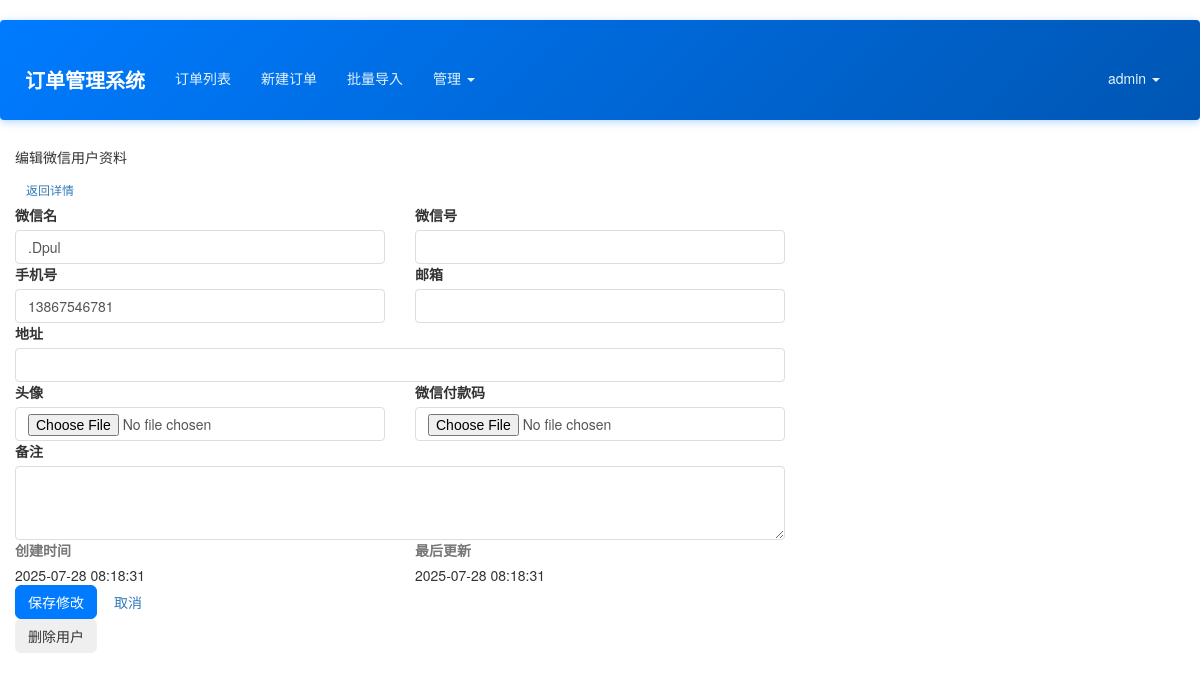
The page /admin/wechat-user/edit/15 (signed in) on the database as committed earlier.
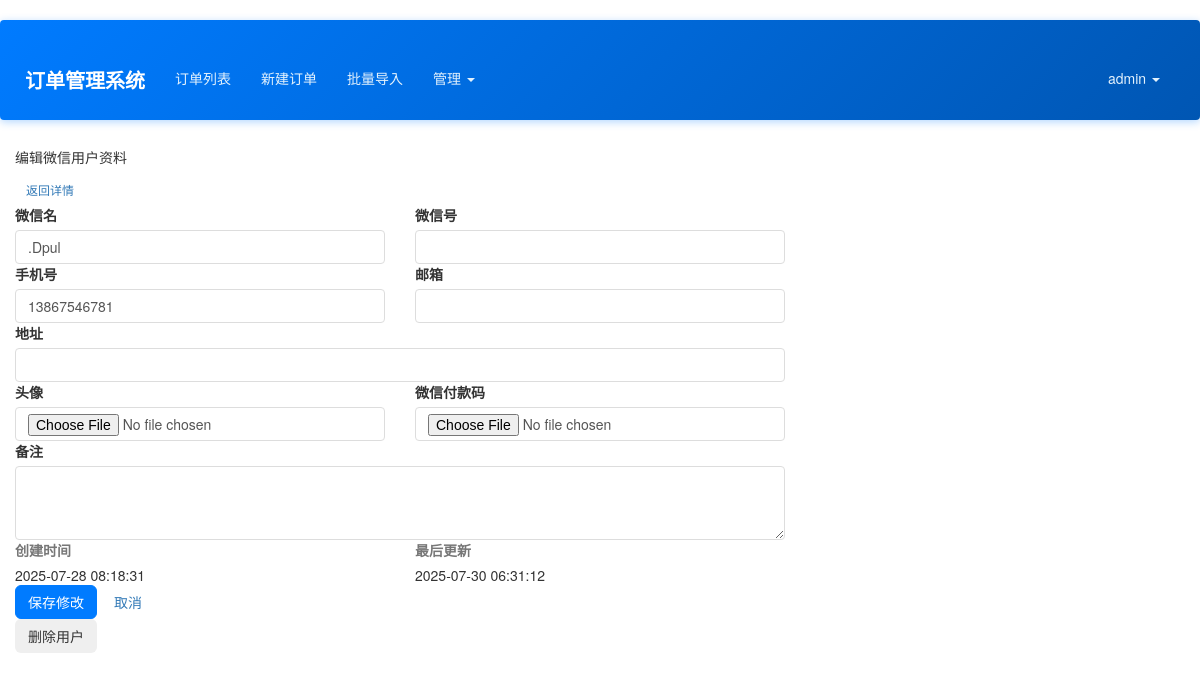
The same page on the database as committed later.
### app/models.py (models this page shows, shortened)
class WechatUser(db.Model):
    __tablename__ = 'wechat_users'
    id = db.Column(db.Integer, primary_key=True)
    wechat_name = db.Column(db.String(64), nullable=False)
    wechat_id = db.Column(db.String(64), nullable=True, index=True)
    phone = db.Column(db.String(20), unique=True, nullable=True)
    email = db.Column(db.String(64))
    address = db.Column(db.String(256))
    avatar = db.Column(db.String(200))
    payment_qr_code = db.Column(db.String(200))
    notes = db.Column(db.Text())
    create_time = db.Column(db.DateTime, default=datetime.utcnow)
    update_time = db.Column(db.DateTime, default=datetime.utcnow, onupdate=datetime.utcnow)

### app/admin/views.py (the view, shortened to what this page needs)
@admin.route('/wechat-user/edit/<int:id>', methods=['GET', 'POST'])
@admin_required
def edit_wechat_user(id):
    wechat_user = WechatUser.query.get_or_404(id)
    form = WechatUserForm(wechat_user=wechat_user)
    if request.method == 'GET':
        form.wechat_name.data = wechat_user.wechat_name
        form.wechat_id.data = wechat_user.wechat_id
        form.phone.data = wechat_user.phone
        form.email.data = wechat_user.email
        form.address.data = wechat_user.address
        form.notes.data = wechat_user.notes
    return render_template('admin/edit_wechat_user.html', wechat_user=wechat_user, form=form)

### app/forms.py (shortened to what this page needs)
class WechatUserForm(FlaskForm):
    wechat_name = StringField('微信名', validators=[DataRequired(), Length(1, 50)])
    wechat_id = StringField('微信号', validators=[Optional(), Length(0, 50)])
    phone = StringField('手机号', validators=[DataRequired(), Length(1, 20)])
    email = StringField('邮箱', validators=[Optional(), Email(), Length(0, 100)])
    address = StringField('地址', validators=[Optional(), Length(0, 200)])
    avatar = FileField('头像', validators=[Optional(), FileAllowed(['jpg', 'jpeg', 'png', 'gif'], '只允许上传图片')])
    payment_qr_code = FileField('微信付款码', validators=[Optional(), FileAllowed(['jpg', 'jpeg', 'png', 'gif'], '只允许上传图片')])
    notes = TextAreaField('备注', validators=[Optional(), Length(0, 500)])
    submit = SubmitField('保存')
    def __init__(self, wechat_user=None, *args, **kwargs):
        super(WechatUserForm, self).__init__(*args, **kwargs)
        self.wechat_user = wechat_user

### app/admin/views.py (called while the page is built)
@admin.before_request
@login_required
def before_request():
    if not current_user.can(Permission.MANAGE_FIELDS) and not current_user.can(Permission.ADMIN):
        abort(403)

### app/context_processors.py (called while the page is built)
def inject_permissions():
    return dict(Permission=Permission)

### app/templates/admin/edit_wechat_user.html (shortened to what the changed rows need)
{% extends "base.html" %}
{% block content %}
<div class="container-fluid">
    <div class="row justify-content-center">
        <div class="col-md-8">
            <div class="card">
                <div class="card-body">
                    <form method="POST" enctype="multipart/form-data" class="needs-validation" novalidate>
                        <div class="row">
                            <div class="col-md-6">
                                <div class="mb-3">
                                    {{ form.wechat_name.label(class="form-label") }}
                                    {{ form.wechat_name(class="form-control") }}
                                </div>
                            </div>
                            <div class="col-md-6">
                                <div class="mb-3">
                                    {{ form.wechat_id.label(class="form-label") }}
                                    {{ form.wechat_id(class="form-control") }}
                                </div>
                            </div>
                        </div>
                        <div class="row">
                            <div class="col-md-6">
                                <div class="mb-3">
                                    {{ form.phone.label(class="form-label") }}
                                    {{ form.phone(class="form-control") }}
                                </div>
                            </div>
                            <div class="col-md-6">
                                <div class="mb-3">
                                    {{ form.email.label(class="form-label") }}
                                    {{ form.email(class="form-control") }}
                                </div>
                            </div>
                        </div>
                        <div class="mb-3">
                            {{ form.address.label(class="form-label") }}
                            {{ form.address(class="form-control") }}
                        </div>
                        <div class="row">
                            <div class="col-md-6">
                                <div class="mb-3">
                                    {{ form.avatar.label(class="form-label") }}
                                    {{ form.avatar(class="form-control") }}
                                </div>
                            </div>
                            <div class="col-md-6">
                                <div class="mb-3">
                                    {{ form.payment_qr_code.label(class="form-label") }}
                                    {{ form.payment_qr_code(class="form-control") }}
                                </div>
                            </div>
                        </div>
                        <div class="mb-3">
                            {{ form.notes.label(class="form-label") }}
                            {{ form.notes(class="form-control", rows="3") }}
                        </div>
                        <div class="row">
                            <div class="col-md-6">
                                <div class="mb-3">
                                    <label class="form-label text-muted">
                                         创建时间
                                    </label>
                                    <div class="form-control-plaintext">
                                        {{ wechat_user.create_time.strftime('%Y-%m-%d %H:%M:%S') }}
                                    </div>
                                </div>
                            </div>
                            <div class="col-md-6">
                                <div class="mb-3">
                                    <label class="form-label text-muted">
                                         最后更新
                                    </label>
                                    <div class="form-control-plaintext">
                                        {{ wechat_user.update_time.strftime('%Y-%m-%d %H:%M:%S') }}
                                    </div>
                                </div>
                            </div>
                        </div>
                    </form>
                </div>
            </div>
        </div>
    </div>
</div>
{% endblock %}

Rows that differ between the two databases and show on the page:
changed WechatUser ".Dpul": update_time "2025-07-28 08:18:31" → "2025-07-30 06:31:12"
